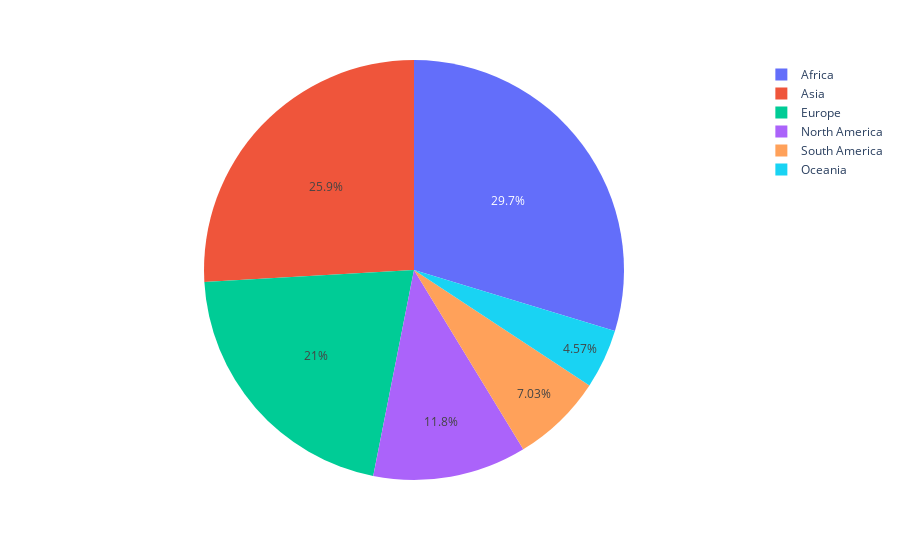

Notebook cell for this chart:
### Code cell
# Create a pie chart
fig6 = px.pie(df, values='Criminality', names='Continent')
fig6.show()

### Figure 1 — Plotly figure (JSON) as saved in the notebook; plotly's stock layout.template omitted (floating-point values rounded to 4 significant figures; data arrays with more than 128 entries replaced by an {"elided": "..."} marker saying what was removed)
{"data": [{"domain": {"x": [0, 1], "y": [0, 1]}, "hovertemplate": "Continent=%{label}<br>Criminality=%{value}<extra></extra>", "labels": {"elided": "193 str values"}, "legendgroup": "", "name": "", "showlegend": true, "type": "pie", "values": {"elided": "193 float values"}}], "layout": {"legend": {"tracegroupgap": 0}, "margin": {"t": 60}}}
